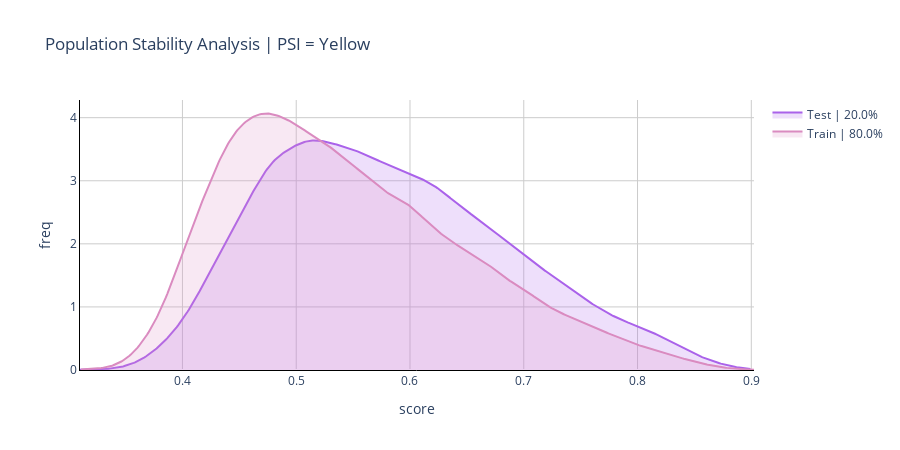

Notebook source saved alongside this figure:
### Code cell
project.eval_goodness_of_fit(method='psi').plot()

### Figure 1 — Plotly figure (JSON) as saved in the notebook; plotly's stock layout.template omitted (floating-point values rounded to 4 significant figures; data arrays with more than 128 entries replaced by an {"elided": "..."} marker saying what was removed)
{"data": [{"fill": "tozeroy", "fillcolor": "rgba(170, 98, 234, 0.2)", "hovertemplate": "x: %{x}<br>y: %{y}", "legendgroup": "distplot", "marker": {"color": "rgb(170, 98, 234)"}, "mode": "lines", "name": "Test | 20.0%", "showlegend": true, "type": "scatter", "x": {"elided": "500 float values"}, "xaxis": "x", "y": {"elided": "500 float values"}, "yaxis": "y"}, {"fill": "tozeroy", "fillcolor": "rgba(218, 139, 192, 0.2)", "hovertemplate": "x: %{x}<br>y: %{y}", "legendgroup": "distplot", "marker": {"color": "rgb(218, 139, 192)"}, "mode": "lines", "name": "Train | 80.0%", "showlegend": true, "type": "scatter", "x": {"elided": "500 float values"}, "xaxis": "x", "y": {"elided": "500 float values"}, "yaxis": "y"}], "layout": {"height": 450, "paper_bgcolor": "white", "plot_bgcolor": "white", "title": {"text": "Population Stability Analysis | PSI = Yellow"}, "width": 900, "xaxis": {"gridcolor": "#cccccc", "linecolor": "black", "title": {"text": "score"}}, "yaxis": {"gridcolor": "#cccccc", "linecolor": "black", "title": {"text": "freq"}}}}
